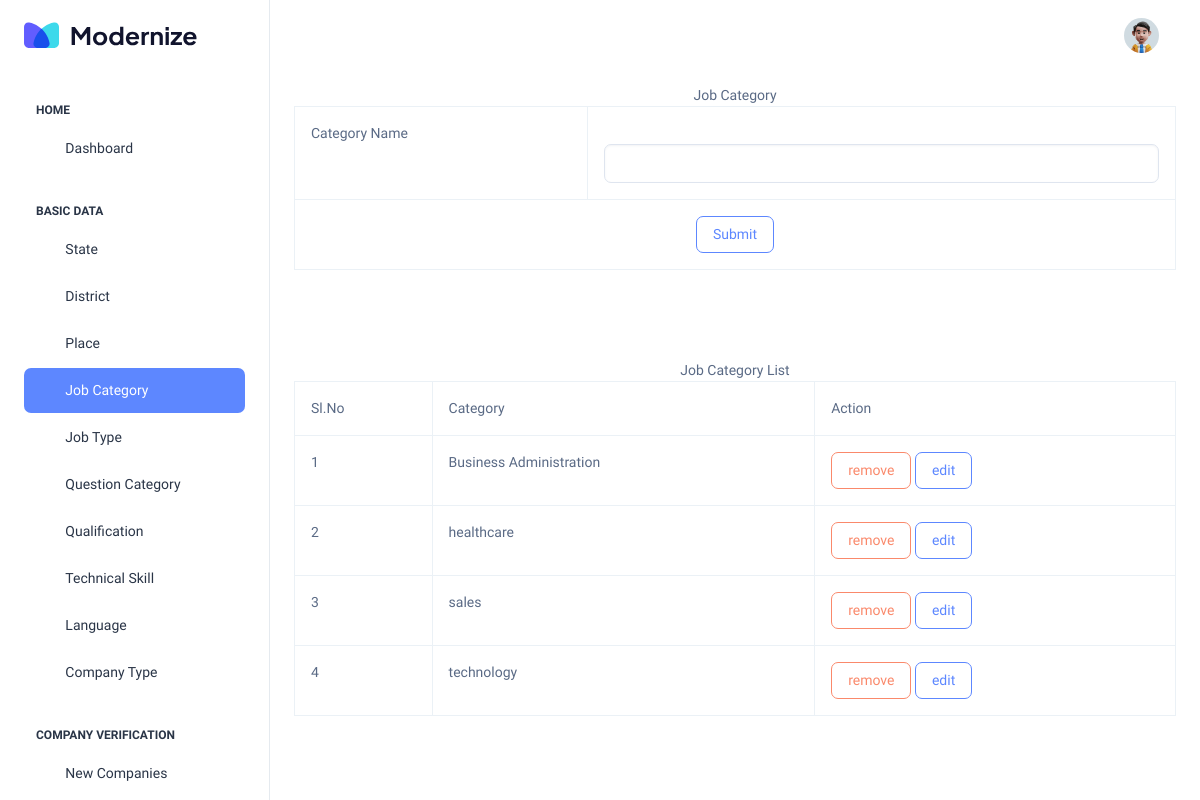
Page /Project/Admin/Category.php on the earlier database version.
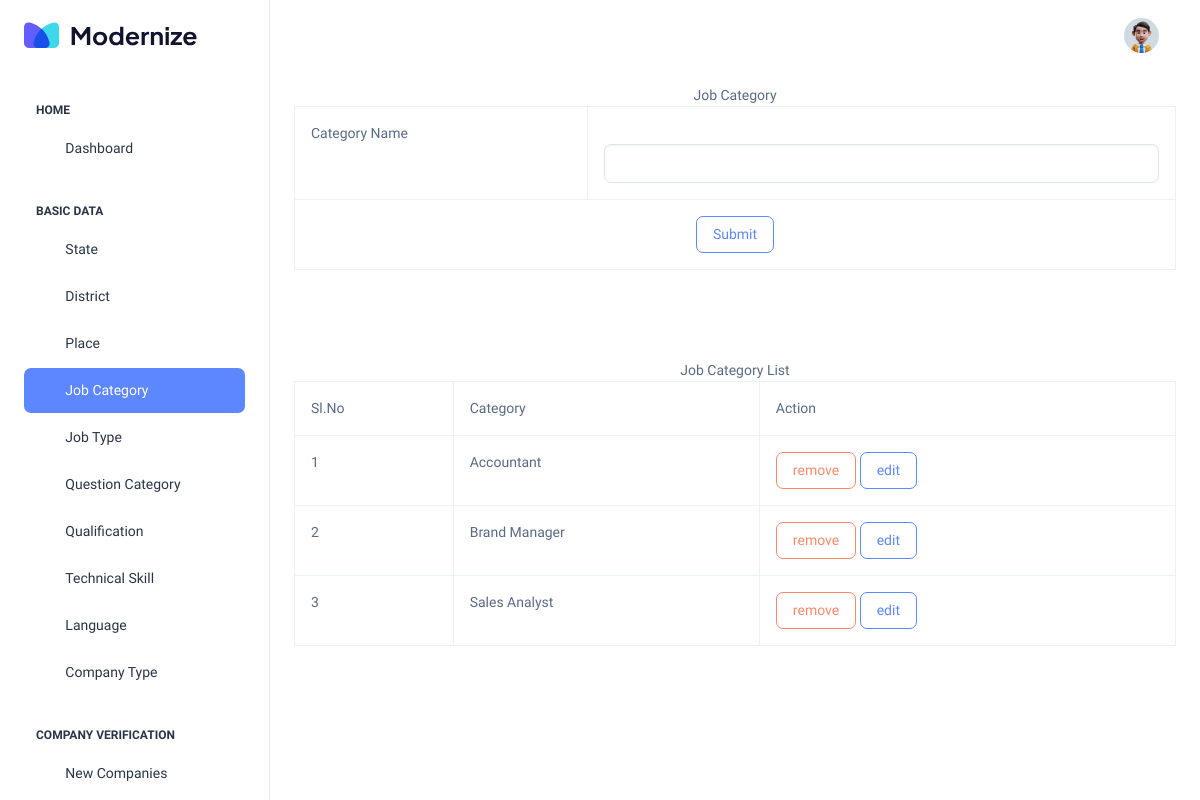
Same page on the later database version.
### tables this page shows
CREATE TABLE `tbl_category` (
  `category_id` int(11) NOT NULL,
  `category_name` varchar(50) NOT NULL,
  `category_status` int(11) NOT NULL DEFAULT 0
);

### Project/Admin/Category.php (the view, shortened to what this page needs)
<?php
include("../Assets/Connection/Connection.php");
include("Header.php");
$Categoryname="";
		 ?>
<!DOCTYPE html PUBLIC "-//W3C//DTD XHTML 1.0 Transitional//EN" "http://www.w3.org/TR/xhtml1/DTD/xhtml1-transitional.dtd">
<html xmlns="http://www.w3.org/1999/xhtml">
<head>
</head>
<body>
<div align="center">Job Category
</div>
<form id="form1" name="form1" method="post" action="">
  <table width="200" border="1" align="center" class="table table-bordered table-hover">
    <tr>
      <td>Category Name</td>
      <td><label for="txt_category"></label>
      <input type="text" name="txt_category" id="txt_category" class="form-control" value="<?php echo $Categoryname ?>" required/>
      </td>
    </tr>
    <tr>
      <td colspan="2"><div align="center">
        <input type="submit" name="btn_submit" id="btn_submit" value="Submit" class="btn btn-outline-primary"/>
      </div></td>
    </tr>
  </table>
  <p>&nbsp;</p>
  <p>&nbsp;</p>
  <div align="center">Job Category List
   </div>
  <table width="200" border="1" align="center" class="table table-bordered table-hover">
  <tr>
    <td>Sl.No</td>
    <td>Category</td>
    <td>Action</td>
  </tr>
  <?php
    $i=0;
    $selectQry="select * from tbl_category where category_status=0 ORDER BY category_name ASC";
	$row=$Con->query($selectQry);
	while($data=$row->fetch_assoc())
	{
		$i++;
  ?>
  <tr>
    <td><?php echo $i ?></td>
    <td><?php echo $data['category_name'] ?></td>
    <td>
    <a href="Category.php?rid=<?php echo $data['category_id'] ?>" class="btn btn-outline-danger">remove</a>
    <a href="Category.php?eid=<?php echo $data['category_id'] ?>" class="btn btn-outline-primary">edit</a>
    </td>
  </tr>
  <?php
  }
  ?>
</table>
</form>
</body>
</html>
<?php
include("Footer.php");
?>

Differences in the rows shown:
removed tbl_category: category_name "Business Administration"
removed tbl_category: category_name "healthcare"
removed tbl_category: category_name "sales"
removed tbl_category: category_name "technology"
added tbl_category: category_name "Accountant"
added tbl_category: category_name "Brand Manager"
added tbl_category: category_name "Sales Analyst"
